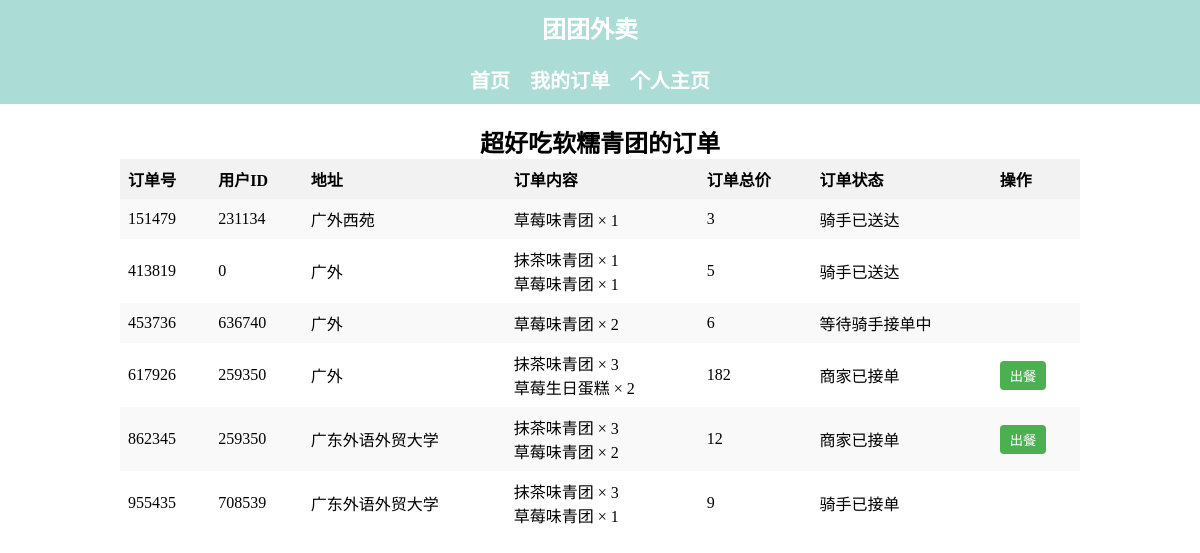
/团团外卖/html/商家订单.php (signed in), run on the app's committed database.
### tables this page shows
CREATE TABLE `merchants` (
  `merchantID` int(11) NOT NULL,
  `merchantName` varchar(50) DEFAULT NULL,
  `description` text DEFAULT NULL,
  `address` varchar(100) DEFAULT NULL,
  `password` varchar(20) NOT NULL
);

CREATE TABLE `orders` (
  `orderID` int(11) NOT NULL,
  `userID` int(11) DEFAULT NULL,
  `merchantID` int(11) DEFAULT NULL,
  `courierID` int(11) DEFAULT NULL,
  `dispatchTime` datetime DEFAULT NULL,
  `deliveryTime` datetime DEFAULT NULL,
  `status` enum('Preparing','Dispatched','Delivered','Completed','Unget') DEFAULT NULL,
  `address` text DEFAULT NULL
);

CREATE TABLE `orderdetails` (
  `orderID` int(11) NOT NULL,
  `foodID` int(11) NOT NULL,
  `quantity` int(11) DEFAULT NULL
);

CREATE TABLE `foods` (
  `foodID` int(11) NOT NULL,
  `foodName` varchar(50) DEFAULT NULL,
  `price` decimal(5,2) DEFAULT NULL,
  `merchantID` int(11) DEFAULT NULL,
  `photo` varchar(128) DEFAULT NULL,
  `description` text DEFAULT NULL
);

### 团团外卖/html/商家订单.php (the view, shortened to what this page needs)
<?php
$connection = mysqli_connect("localhost", "root", "", "takeout");
$merchantID = $_SESSION['merchantID'];
$query0 = "SELECT merchantName FROM merchants WHERE merchantID=$merchantID";
$result0 = mysqli_query($connection, $query0);
$row0 = mysqli_fetch_assoc($result0);
$merchantName = $row0['merchantName'];
function getOrderStatus($status) {
  switch ($status) {
    case 'Preparing':
      return '商家已接单';
    case 'Dispatched':
      return '等待骑手接单中';
    case 'Delivered':
      return '骑手已接单';
      case 'Completed':
      return '骑手已送达';
  }
}
?>
<!DOCTYPE html>
<html>
<head>
  <link rel="stylesheet" href="../css/zystyle.css">
  <link rel="stylesheet" href="../css/ddstyle.css">
</head>
<body>
    <header>
        <nav>
          <h1>团团外卖</h1>
          <ul>
          <li><a href="商家页面.php">首页</a></li>
            <li><a href="商家订单.php">我的订单</a></li>
            <li><a href="商家个人主页.php">个人主页</a></li>
          </ul>
        </nav>
      </header>
    <div class="container">
        <center><h2><?php echo $merchantName ?>的订单</h2>
        <table id="menu-table">
            <thead>
                <tr>
                    <th>订单号</th>
                    <th>用户ID</th>
                    <th>地址</th>
                    <th>订单内容</th>
                    <th>订单总价</th>
                    <th>订单状态</th>
                    <th>操作</th>
                </tr>
            </thead>
            <tbody id="menu-body">
              <?php
             $query = "SELECT * FROM orders WHERE merchantID=$merchantID ";
             $result = mysqli_query($connection, $query);
             while ($row = mysqli_fetch_assoc($result)) {
               $orderID = $row['orderID'];
               $query2 = "SELECT * FROM orderdetails WHERE orderID = '$orderID' ";
               $result2 = mysqli_query($connection, $query2);
               echo "<tr>";
               echo "<td>" . $orderID . "</td>";
               echo "<td>" . $row['userID'] . "</td>";
               echo "<td>" . $row['address'] . "</td>";
               echo "<td>";
               $totalPrice = 0;
               while ($row2 = mysqli_fetch_assoc($result2)) {
                 $foodID = $row2['foodID'];
                 $quantity = $row2['quantity'];
                 $query3 = "SELECT * FROM foods WHERE foodID=$foodID ";
                 $result3 = mysqli_query($connection, $query3);
                 $row3 = mysqli_fetch_assoc($result3);
                 $foodName = $row3['foodName'];
                 $price = $row3['price'];
                 $itemTotal = $price * $quantity;
                 $totalPrice += $itemTotal;
                 echo $foodName . " × " . $quantity . "<br>";
               }
               echo "</td>";
               echo "<td>" . $totalPrice . "</td>";
               echo "<td>" . getOrderStatus($row['status']) . "</td>";
               echo "<td>";
                  if ($row['status'] == 'Preparing') {
                    echo "<button class='btn'  onclick=\"updateStatus(" . $orderID . ")\">出餐</button>";
                }
                  echo "</td>";
                  echo "</tr>";
                }
              ?>
            </tbody>
        </table>
      </center>
    </div>
</body>
</html>

### 团团外卖/css/zystyle.css (style rules this page uses)
* { margin: 0; padding: 0; box-sizing: border-box; }
header { background-color: #abdcd6; padding: 10px; display: flex; align-items: center; justify-content: center; }
nav h1 { color: white; font-size: 24px; font-weight: bold; margin-right: 20px; }
nav ul { list-style-type: none; display: flex; }
nav ul li { margin-right: 20px; }
nav ul li:nth-child(-n+4) a { font-weight: bold; font-size: 20px; color: white; }
.container { max-width: 1000px; margin: 0 auto; padding: 20px; }
h1 { text-align: center; margin-bottom: 20px; }
button { background-color: #ffc0c0; color: white; border: none; padding: 10px 20px; cursor: pointer; }

### 团团外卖/css/ddstyle.css (style rules this page uses)
table { border-collapse: collapse; width: 100%; }
th { background-color: #f2f2f2; font-weight: bold; text-align: left; padding: 8px; }
td { padding: 8px; }
tr:nth-child(odd) { background-color: #f9f9f9; }
a { text-decoration: none; color: #333; }

### 团团外卖/html/商家订单.php (style rules this page uses)
.btn { padding: 5px 10px; background-color: #4CAF50; color: white; border: none; border-radius: 4px; cursor: pointer; }

### data on the page
merchants: merchantName "超好吃软糯青团"
orders: orderID "151479", userID "231134", address "广外西苑", totalPrice "3", status "骑手已送达"
orderdetails: foodID.foodName "草莓味青团", quantity "1"
orders: orderID "413819", userID "0", address "广外", totalPrice "5", status "骑手已送达"
orderdetails: foodID.foodName "抹茶味青团", quantity "1"
orderdetails: foodID.foodName "草莓味青团", quantity "1"
orders: orderID "453736", userID "636740", address "广外", totalPrice "6", status "等待骑手接单中"
orderdetails: foodID.foodName "草莓味青团", quantity "2"
orders: orderID "617926", userID "259350", address "广外", totalPrice "182", status "商家已接单"
orderdetails: foodID.foodName "抹茶味青团", quantity "3"
orderdetails: foodID.foodName "草莓生日蛋糕", quantity "2"
orders: orderID "862345", userID "259350", address "广东外语外贸大学", totalPrice "12", status "商家已接单"
orderdetails: foodID.foodName "抹茶味青团", quantity "3"
orderdetails: foodID.foodName "草莓味青团", quantity "2"
orders: orderID "955435", userID "708539", address "广东外语外贸大学", totalPrice "9", status "骑手已接单"
orderdetails: foodID.foodName "抹茶味青团", quantity "3"
orderdetails: foodID.foodName "草莓味青团", quantity "1"
